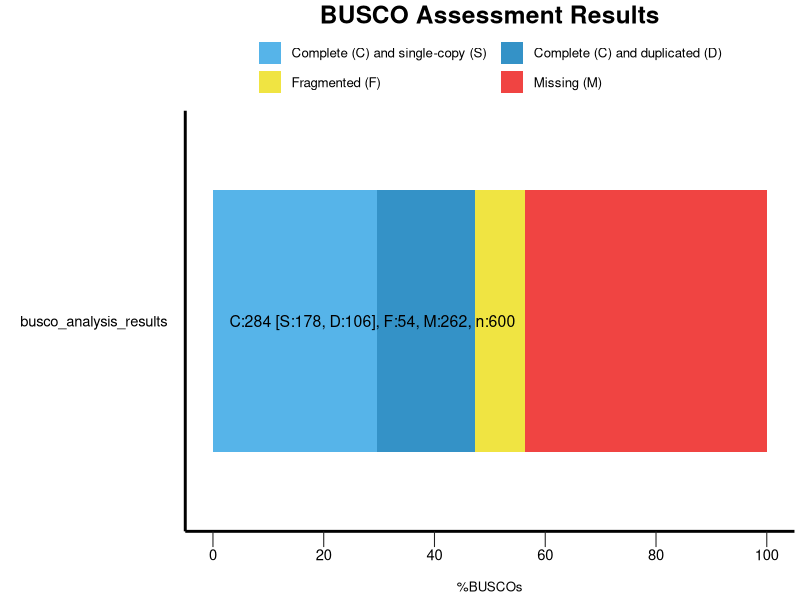

Generate this figure with R:
######################################
#
# BUSCO summary figure
# @version 4.0.0
# @since BUSCO 2.0.0
# 
# Copyright (c) 2016-2022, Evgeny Zdobnov (ez@ezlab.org)
# Licensed under the MIT license. See LICENSE.md file.
#
######################################

# Load the required libraries
library(ggplot2)
library("grid")

# !!! CONFIGURE YOUR PLOT HERE !!! 
# Output
my_output <- paste("../../results_Vairimorpha_bombi_8_1/4.isolated_microsporidia_sequences_raw/busco_analysis_results/","busco_figure.png",sep="/") 
my_width <- 20
my_height <- 15
my_unit <- "cm"

# Colors
my_colors <- c("#56B4E9", "#3492C7", "#F0E442", "#F04442")
# Bar height ratio
my_bar_height <- 0.75

# Legend
my_title <- "BUSCO Assessment Results"

# Font
my_family <- "sans"
my_size_ratio <- 1

# !!! SEE YOUR DATA HERE !!! 
# Your data as generated by python, remove or add more
my_species <- c('busco_analysis_results', 'busco_analysis_results', 'busco_analysis_results', 'busco_analysis_results')
my_species <- factor(my_species)
my_species <- factor(my_species,levels(my_species)[c(length(levels(my_species)):1)]) # reorder your species here just by changing the values in the vector :
my_percentage <- c(29.7, 17.7, 9.0, 43.6)
my_values <- c(178, 106, 54, 262)

######################################
######################################
######################################
# Code to produce the graph
labsize = 1
if (length(levels(my_species)) > 10){
 labsize = 0.66
}
print("Plotting the figure ...")
category <- c(rep(c("S","D","F","M"),c(1)))
category <-factor(category)
category = factor(category,levels(category)[c(4,1,2,3)])
df = data.frame(my_species,my_percentage,my_values,category)

figure <- ggplot() + 
  
  geom_bar(aes(y = my_percentage, x = my_species, fill = category), position = position_stack(reverse = TRUE), data = df, stat="identity", width=my_bar_height) + 
  coord_flip() + 
  theme_gray(base_size = 8) + 
  scale_y_continuous(labels = c("0","20","40","60","80","100"), breaks = c(0,20,40,60,80,100)) + 
  scale_fill_manual(values = my_colors,labels =c(" Complete (C) and single-copy (S)  ",
                                                 " Complete (C) and duplicated (D)",
                                                 " Fragmented (F)  ",
                                                 " Missing (M)")) +   
  ggtitle(my_title) + 
  xlab("") + 
  ylab("\n%BUSCOs") + 

  theme(plot.title = element_text(family=my_family, hjust=0.5, colour = "black", size = rel(2.2)*my_size_ratio, face = "bold")) + 
  theme(legend.position="top",legend.title = element_blank()) + 
  theme(legend.text = element_text(family=my_family, size = rel(1.2)*my_size_ratio)) + 
  theme(panel.background = element_rect(color="#FFFFFF", fill="white")) + 
  theme(panel.grid.minor = element_blank()) + 
  theme(panel.grid.major = element_blank()) +
  theme(axis.text.y = element_text(family=my_family, colour = "black", size = rel(1.66)*my_size_ratio)) + 
  theme(axis.text.x = element_text(family=my_family, colour = "black", size = rel(1.66)*my_size_ratio)) + 
  theme(axis.line = element_line(size=1*my_size_ratio, colour = "black")) + 
  theme(axis.ticks.length = unit(.85, "cm")) + 
  theme(axis.ticks.y = element_line(colour="white", size = 0)) + 
  theme(axis.ticks.x = element_line(colour="#222222")) + 
  theme(axis.ticks.length = unit(0.4, "cm")) + 
  theme(axis.title.x = element_text(family=my_family, size=rel(1.2)*my_size_ratio)) + 
  
  guides(fill = guide_legend(override.aes = list(colour = NULL))) +
  guides(fill=guide_legend(nrow=2,byrow=TRUE))
  
  for(i in rev(c(1:length(levels(my_species))))){
    detailed_values <- my_values[my_species==my_species[my_species==levels(my_species)[i]]]
    total_buscos <- sum(detailed_values)
    figure <- figure + 
    annotate("text", label=paste("C:", detailed_values[1] + detailed_values[2], " [S:", detailed_values[1], ", D:", detailed_values[2], "], F:", detailed_values[3], ", M:", detailed_values[4], ", n:", total_buscos, sep=""), 
             y=3, x = i, size = labsize*4*my_size_ratio, colour = "black", hjust=0, family=my_family)
  }
  
ggsave(figure, file=my_output, width = my_width, height = my_height, unit = my_unit)
print("Done")
